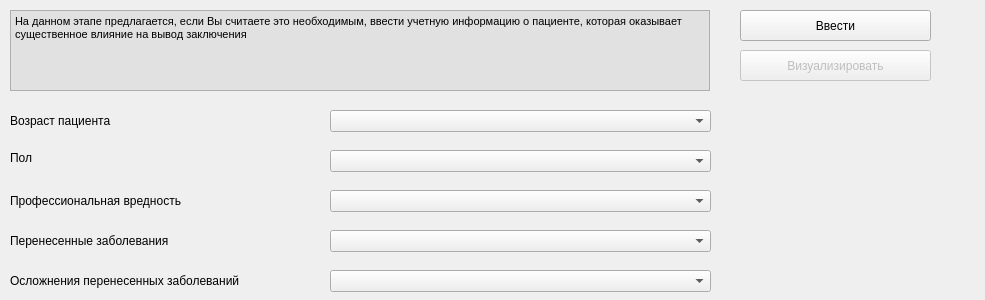
<?xml version="1.0" encoding="UTF-8"?>
<ui version="4.0">
 <class>ClearifyingInformationForm</class>
 <widget class="QWidget" name="ClearifyingInformationForm">
  <property name="geometry">
   <rect>
    <x>0</x>
    <y>0</y>
    <width>985</width>
    <height>300</height>
   </rect>
  </property>
  <property name="windowTitle">
   <string>Ввод учетной информации объекта исследования</string>
  </property>
  <widget class="QPushButton" name="inputButton">
   <property name="geometry">
    <rect>
     <x>740</x>
     <y>10</y>
     <width>191</width>
     <height>31</height>
    </rect>
   </property>
   <property name="text">
    <string>Ввести</string>
   </property>
  </widget>
  <widget class="QPushButton" name="visualiseButton">
   <property name="enabled">
    <bool>false</bool>
   </property>
   <property name="geometry">
    <rect>
     <x>740</x>
     <y>50</y>
     <width>191</width>
     <height>31</height>
    </rect>
   </property>
   <property name="text">
    <string>Визуализировать</string>
   </property>
  </widget>
  <widget class="QTextBrowser" name="textBrowser">
   <property name="geometry">
    <rect>
     <x>10</x>
     <y>10</y>
     <width>700</width>
     <height>81</height>
    </rect>
   </property>
   <property name="mouseTracking">
    <bool>false</bool>
   </property>
   <property name="styleSheet">
    <string>background-color: rgb(225, 225, 225)</string>
   </property>
   <property name="html">
    <string>&lt;!DOCTYPE HTML PUBLIC &quot;-//W3C//DTD HTML 4.0//EN&quot; &quot;http://www.w3.org/TR/REC-html40/strict.dtd&quot;&gt;
&lt;html&gt;&lt;head&gt;&lt;meta name=&quot;qrichtext&quot; content=&quot;1&quot; /&gt;&lt;style type=&quot;text/css&quot;&gt;
p, li { white-space: pre-wrap; }
&lt;/style&gt;&lt;/head&gt;&lt;body style=&quot; font-family:'MS Shell Dlg 2'; font-size:8pt; font-weight:400; font-style:normal;&quot;&gt;
&lt;p style=&quot; margin-top:0px; margin-bottom:0px; margin-left:0px; margin-right:0px; -qt-block-indent:0; text-indent:0px;&quot;&gt;&lt;span style=&quot; font-size:8.25pt;&quot;&gt;На данном этапе предлагается, если Вы считаете это необходимым, ввести учетную информацию о пациенте, которая оказывает существенное влияние на вывод заключения&lt;/span&gt;&lt;/p&gt;&lt;/body&gt;&lt;/html&gt;</string>
   </property>
  </widget>
  <widget class="QLabel" name="label">
   <property name="geometry">
    <rect>
     <x>10</x>
     <y>150</y>
     <width>41</width>
     <height>16</height>
    </rect>
   </property>
   <property name="font">
    <font>
     <weight>50</weight>
     <bold>false</bold>
    </font>
   </property>
   <property name="text">
    <string>Пол</string>
   </property>
  </widget>
  <widget class="QComboBox" name="comboBox_sex">
   <property name="geometry">
    <rect>
     <x>330</x>
     <y>150</y>
     <width>381</width>
     <height>22</height>
    </rect>
   </property>
  </widget>
  <widget class="QLabel" name="label_2">
   <property name="geometry">
    <rect>
     <x>10</x>
     <y>190</y>
     <width>291</width>
     <height>21</height>
    </rect>
   </property>
   <property name="font">
    <font>
     <weight>50</weight>
     <bold>false</bold>
    </font>
   </property>
   <property name="text">
    <string>Профессиональная вредность</string>
   </property>
  </widget>
  <widget class="QComboBox" name="comboBox_profVrednost">
   <property name="geometry">
    <rect>
     <x>330</x>
     <y>190</y>
     <width>381</width>
     <height>22</height>
    </rect>
   </property>
  </widget>
  <widget class="QLabel" name="label_3">
   <property name="geometry">
    <rect>
     <x>10</x>
     <y>270</y>
     <width>371</width>
     <height>21</height>
    </rect>
   </property>
   <property name="font">
    <font>
     <weight>50</weight>
     <bold>false</bold>
    </font>
   </property>
   <property name="text">
    <string>Осложнения перенесенных заболеваний</string>
   </property>
  </widget>
  <widget class="QComboBox" name="comboBox_oslozhneniya">
   <property name="geometry">
    <rect>
     <x>330</x>
     <y>270</y>
     <width>381</width>
     <height>22</height>
    </rect>
   </property>
  </widget>
  <widget class="QLabel" name="label_5">
   <property name="geometry">
    <rect>
     <x>10</x>
     <y>230</y>
     <width>261</width>
     <height>21</height>
    </rect>
   </property>
   <property name="font">
    <font>
     <weight>50</weight>
     <bold>false</bold>
    </font>
   </property>
   <property name="text">
    <string>Перенесенные заболевания</string>
   </property>
  </widget>
  <widget class="QComboBox" name="comboBox_perenesZabol">
   <property name="geometry">
    <rect>
     <x>330</x>
     <y>230</y>
     <width>381</width>
     <height>22</height>
    </rect>
   </property>
  </widget>
  <widget class="QLabel" name="label_4">
   <property name="geometry">
    <rect>
     <x>10</x>
     <y>110</y>
     <width>181</width>
     <height>21</height>
    </rect>
   </property>
   <property name="font">
    <font>
     <weight>50</weight>
     <bold>false</bold>
    </font>
   </property>
   <property name="text">
    <string>Возраст пациента</string>
   </property>
  </widget>
  <widget class="QComboBox" name="comboBox_age">
   <property name="geometry">
    <rect>
     <x>330</x>
     <y>110</y>
     <width>381</width>
     <height>22</height>
    </rect>
   </property>
  </widget>
 </widget>
 <resources/>
 <connections/>
</ui>
